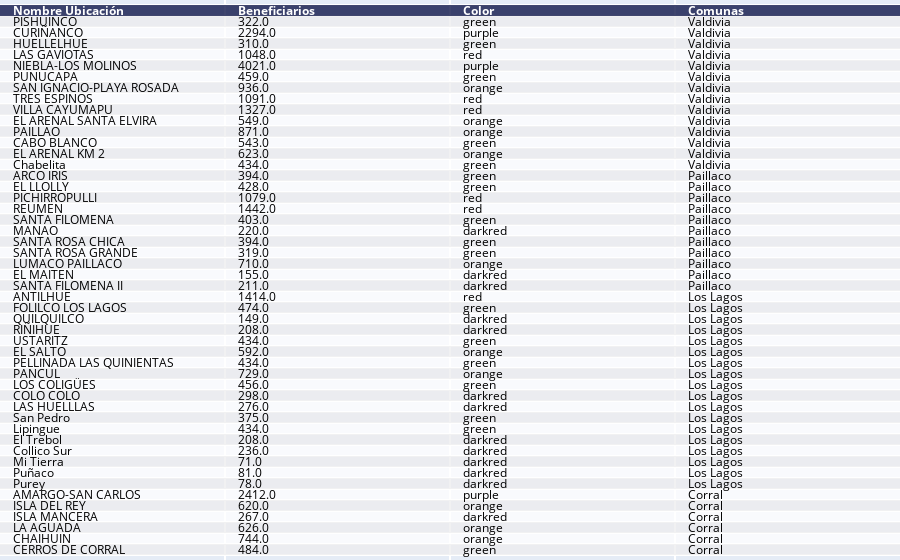

This figure's notebook cell:
### Code cell
import pandas as pd
import plotly.figure_factory as ff

#Creación de tabla
tabla = pd.DataFrame()
tabla['Nombre Ubicación'] = None
tabla['Beneficiarios']=None
tabla['Color']=None
tabla['Comunas']=None

#Recopilación de datos
datos_comunas_valdivia=list(datos.iloc[1963:1977,3])
datos_comunas_paillaco=list(datos.iloc[1919:1930,3])
datos_comunas_loslagos=list(datos.iloc[1885:1903,3])
datos_comunas_corral=list(datos.iloc[1873:1879,3])
datos_comunas=datos_comunas_valdivia+datos_comunas_paillaco+datos_comunas_loslagos+datos_comunas_corral

#Se agregan datos a la tabla
tabla['Nombre Ubicación'] = nombres
tabla['Beneficiarios'] = beneficiarios
tabla['Color'] = color_beneficiario
tabla['Comunas'] = datos_comunas


ff.create_table(tabla)

### Figure 1 — Plotly figure (JSON) as saved in the notebook; plotly's stock layout.template omitted (floating-point values rounded to 4 significant figures; data arrays with more than 128 entries replaced by an {"elided": "..."} marker saying what was removed)
{"data": [{"colorscale": [[0, "#00083e"], [0.5, "#ededee"], [1, "#ffffff"]], "hoverinfo": "none", "opacity": 0.75, "showscale": false, "type": "heatmap", "z": {"elided": "50x4 float values"}}], "layout": {"annotations": [{"align": "left", "font": {"color": "#ffffff"}, "showarrow": false, "text": "<b>Nombre Ubicación</b>", "x": -0.45, "xanchor": "left", "xref": "x", "y": 0, "yref": "y"}, {"align": "left", "font": {"color": "#ffffff"}, "showarrow": false, "text": "<b>Beneficiarios</b>", "x": 0.55, "xanchor": "left", "xref": "x", "y": 0, "yref": "y"}, {"align": "left", "font": {"color": "#ffffff"}, "showarrow": false, "text": "<b>Color</b>", "x": 1.55, "xanchor": "left", "xref": "x", "y": 0, "yref": "y"}, {"align": "left", "font": {"color": "#ffffff"}, "showarrow": false, "text": "<b>Comunas</b>", "x": 2.55, "xanchor": "left", "xref": "x", "y": 0, "yref": "y"}, {"align": "left", "font": {"color": "#000000"}, "showarrow": false, "text": "PISHUINCO", "x": -0.45, "xanchor": "left", "xref": "x", "y": 1, "yref": "y"}, {"align": "left", "font": {"color": "#000000"}, "showarrow": false, "text": "322.0", "x": 0.55, "xanchor": "left", "xref": "x", "y": 1, "yref": "y"}, {"align": "left", "font": {"color": "#000000"}, "showarrow": false, "text": "green", "x": 1.55, "xanchor": "left", "xref": "x", "y": 1, "yref": "y"}, {"align": "left", "font": {"color": "#000000"}, "showarrow": false, "text": "Valdivia", "x": 2.55, "xanchor": "left", "xref": "x", "y": 1, "yref": "y"}, {"align": "left", "font": {"color": "#000000"}, "showarrow": false, "text": "CURIÑANCO", "x": -0.45, "xanchor": "left", "xref": "x", "y": 2, "yref": "y"}, {"align": "left", "font": {"color": "#000000"}, "showarrow": false, "text": "2294.0", "x": 0.55, "xanchor": "left", "xref": "x", "y": 2, "yref": "y"}, {"align": "left", "font": {"color": "#000000"}, "showarrow": false, "text": "purple", "x": 1.55, "xanchor": "left", "xref": "x", "y": 2, "yref": "y"}, {"align": "left", "font": {"color": "#000000"}, "showarrow": false, "text": "Valdivia", "x": 2.55, "xanchor": "left", "xref": "x", "y": 2, "yref": "y"}, {"align": "left", "font": {"color": "#000000"}, "showarrow": false, "text": "HUELLELHUE", "x": -0.45, "xanchor": "left", "xref": "x", "y": 3, "yref": "y"}, {"align": "left", "font": {"color": "#000000"}, "showarrow": false, "text": "310.0", "x": 0.55, "xanchor": "left", "xref": "x", "y": 3, "yref": "y"}, {"align": "left", "font": {"color": "#000000"}, "showarrow": false, "text": "green", "x": 1.55, "xanchor": "left", "xref": "x", "y": 3, "yref": "y"}, {"align": "left", "font": {"color": "#000000"}, "showarrow": false, "text": "Valdivia", "x": 2.55, "xanchor": "left", "xref": "x", "y": 3, "yref": "y"}, {"align": "left", "font": {"color": "#000000"}, "showarrow": false, "text": "LAS GAVIOTAS", "x": -0.45, "xanchor": "left", "xref": "x", "y": 4, "yref": "y"}, {"align": "left", "font": {"color": "#000000"}, "showarrow": false, "text": "1048.0", "x": 0.55, "xanchor": "left", "xref": "x", "y": 4, "yref": "y"}, {"align": "left", "font": {"color": "#000000"}, "showarrow": false, "text": "red", "x": 1.55, "xanchor": "left", "xref": "x", "y": 4, "yref": "y"}, {"align": "left", "font": {"color": "#000000"}, "showarrow": false, "text": "Valdivia", "x": 2.55, "xanchor": "left", "xref": "x", "y": 4, "yref": "y"}, {"align": "left", "font": {"color": "#000000"}, "showarrow": false, "text": "NIEBLA-LOS MOLINOS", "x": -0.45, "xanchor": "left", "xref": "x", "y": 5, "yref": "y"}, {"align": "left", "font": {"color": "#000000"}, "showarrow": false, "text": "4021.0", "x": 0.55, "xanchor": "left", "xref": "x", "y": 5, "yref": "y"}, {"align": "left", "font": {"color": "#000000"}, "showarrow": false, "text": "purple", "x": 1.55, "xanchor": "left", "xref": "x", "y": 5, "yref": "y"}, {"align": "left", "font": {"color": "#000000"}, "showarrow": false, "text": "Valdivia", "x": 2.55, "xanchor": "left", "xref": "x", "y": 5, "yref": "y"}, {"align": "left", "font": {"color": "#000000"}, "showarrow": false, "text": "PUNUCAPA", "x": -0.45, "xanchor": "left", "xref": "x", "y": 6, "yref": "y"}, {"align": "left", "font": {"color": "#000000"}, "showarrow": false, "text": "459.0", "x": 0.55, "xanchor": "left", "xref": "x", "y": 6, "yref": "y"}, {"align": "left", "font": {"color": "#000000"}, "showarrow": false, "text": "green", "x": 1.55, "xanchor": "left", "xref": "x", "y": 6, "yref": "y"}, {"align": "left", "font": {"color": "#000000"}, "showarrow": false, "text": "Valdivia", "x": 2.55, "xanchor": "left", "xref": "x", "y": 6, "yref": "y"}, {"align": "left", "font": {"color": "#000000"}, "showarrow": false, "text": "SAN IGNACIO-PLAYA ROSADA", "x": -0.45, "xanchor": "left", "xref": "x", "y": 7, "yref": "y"}, {"align": "left", "font": {"color": "#000000"}, "showarrow": false, "text": "936.0", "x": 0.55, "xanchor": "left", "xref": "x", "y": 7, "yref": "y"}, {"align": "left", "font": {"color": "#000000"}, "showarrow": false, "text": "orange", "x": 1.55, "xanchor": "left", "xref": "x", "y": 7, "yref": "y"}, {"align": "left", "font": {"color": "#000000"}, "showarrow": false, "text": "Valdivia", "x": 2.55, "xanchor": "left", "xref": "x", "y": 7, "yref": "y"}, {"align": "left", "font": {"color": "#000000"}, "showarrow": false, "text": "TRES ESPINOS", "x": -0.45, "xanchor": "left", "xref": "x", "y": 8, "yref": "y"}, {"align": "left", "font": {"color": "#000000"}, "showarrow": false, "text": "1091.0", "x": 0.55, "xanchor": "left", "xref": "x", "y": 8, "yref": "y"}, {"align": "left", "font": {"color": "#000000"}, "showarrow": false, "text": "red", "x": 1.55, "xanchor": "left", "xref": "x", "y": 8, "yref": "y"}, {"align": "left", "font": {"color": "#000000"}, "showarrow": false, "text": "Valdivia", "x": 2.55, "xanchor": "left", "xref": "x", "y": 8, "yref": "y"}, {"align": "left", "font": {"color": "#000000"}, "showarrow": false, "text": "VILLA CAYUMAPU", "x": -0.45, "xanchor": "left", "xref": "x", "y": 9, "yref": "y"}, {"align": "left", "font": {"color": "#000000"}, "showarrow": false, "text": "1327.0", "x": 0.55, "xanchor": "left", "xref": "x", "y": 9, "yref": "y"}, {"align": "left", "font": {"color": "#000000"}, "showarrow": false, "text": "red", "x": 1.55, "xanchor": "left", "xref": "x", "y": 9, "yref": "y"}, {"align": "left", "font": {"color": "#000000"}, "showarrow": false, "text": "Valdivia", "x": 2.55, "xanchor": "left", "xref": "x", "y": 9, "yref": "y"}, {"align": "left", "font": {"color": "#000000"}, "showarrow": false, "text": "EL ARENAL SANTA ELVIRA", "x": -0.45, "xanchor": "left", "xref": "x", "y": 10, "yref": "y"}, {"align": "left", "font": {"color": "#000000"}, "showarrow": false, "text": "549.0", "x": 0.55, "xanchor": "left", "xref": "x", "y": 10, "yref": "y"}, {"align": "left", "font": {"color": "#000000"}, "showarrow": false, "text": "orange", "x": 1.55, "xanchor": "left", "xref": "x", "y": 10, "yref": "y"}, {"align": "left", "font": {"color": "#000000"}, "showarrow": false, "text": "Valdivia", "x": 2.55, "xanchor": "left", "xref": "x", "y": 10, "yref": "y"}, {"align": "left", "font": {"color": "#000000"}, "showarrow": false, "text": "PAILLAO", "x": -0.45, "xanchor": "left", "xref": "x", "y": 11, "yref": "y"}, {"align": "left", "font": {"color": "#000000"}, "showarrow": false, "text": "871.0", "x": 0.55, "xanchor": "left", "xref": "x", "y": 11, "yref": "y"}, {"align": "left", "font": {"color": "#000000"}, "showarrow": false, "text": "orange", "x": 1.55, "xanchor": "left", "xref": "x", "y": 11, "yref": "y"}, {"align": "left", "font": {"color": "#000000"}, "showarrow": false, "text": "Valdivia", "x": 2.55, "xanchor": "left", "xref": "x", "y": 11, "yref": "y"}, {"align": "left", "font": {"color": "#000000"}, "showarrow": false, "text": "CABO BLANCO", "x": -0.45, "xanchor": "left", "xref": "x", "y": 12, "yref": "y"}, {"align": "left", "font": {"color": "#000000"}, "showarrow": false, "text": "543.0", "x": 0.55, "xanchor": "left", "xref": "x", "y": 12, "yref": "y"}, {"align": "left", "font": {"color": "#000000"}, "showarrow": false, "text": "green", "x": 1.55, "xanchor": "left", "xref": "x", "y": 12, "yref": "y"}, {"align": "left", "font": {"color": "#000000"}, "showarrow": false, "text": "Valdivia", "x": 2.55, "xanchor": "left", "xref": "x", "y": 12, "yref": "y"}, {"align": "left", "font": {"color": "#000000"}, "showarrow": false, "text": "EL ARENAL KM 2", "x": -0.45, "xanchor": "left", "xref": "x", "y": 13, "yref": "y"}, {"align": "left", "font": {"color": "#000000"}, "showarrow": false, "text": "623.0", "x": 0.55, "xanchor": "left", "xref": "x", "y": 13, "yref": "y"}, {"align": "left", "font": {"color": "#000000"}, "showarrow": false, "text": "orange", "x": 1.55, "xanchor": "left", "xref": "x", "y": 13, "yref": "y"}, {"align": "left", "font": {"color": "#000000"}, "showarrow": false, "text": "Valdivia", "x": 2.55, "xanchor": "left", "xref": "x", "y": 13, "yref": "y"}, {"align": "left", "font": {"color": "#000000"}, "showarrow": false, "text": "Chabelita", "x": -0.45, "xanchor": "left", "xref": "x", "y": 14, "yref": "y"}, {"align": "left", "font": {"color": "#000000"}, "showarrow": false, "text": "434.0", "x": 0.55, "xanchor": "left", "xref": "x", "y": 14, "yref": "y"}, {"align": "left", "font": {"color": "#000000"}, "showarrow": false, "text": "green", "x": 1.55, "xanchor": "left", "xref": "x", "y": 14, "yref": "y"}, {"align": "left", "font": {"color": "#000000"}, "showarrow": false, "text": "Valdivia", "x": 2.55, "xanchor": "left", "xref": "x", "y": 14, "yref": "y"}, {"align": "left", "font": {"color": "#000000"}, "showarrow": false, "text": "ARCO IRIS", "x": -0.45, "xanchor": "left", "xref": "x", "y": 15, "yref": "y"}, {"align": "left", "font": {"color": "#000000"}, "showarrow": false, "text": "394.0", "x": 0.55, "xanchor": "left", "xref": "x", "y": 15, "yref": "y"}, {"align": "left", "font": {"color": "#000000"}, "showarrow": false, "text": "green", "x": 1.55, "xanchor": "left", "xref": "x", "y": 15, "yref": "y"}, {"align": "left", "font": {"color": "#000000"}, "showarrow": false, "text": "Paillaco", "x": 2.55, "xanchor": "left", "xref": "x", "y": 15, "yref": "y"}, {"align": "left", "font": {"color": "#000000"}, "showarrow": false, "text": "EL LLOLLY", "x": -0.45, "xanchor": "left", "xref": "x", "y": 16, "yref": "y"}, {"align": "left", "font": {"color": "#000000"}, "showarrow": false, "text": "428.0", "x": 0.55, "xanchor": "left", "xref": "x", "y": 16, "yref": "y"}, {"align": "left", "font": {"color": "#000000"}, "showarrow": false, "text": "green", "x": 1.55, "xanchor": "left", "xref": "x", "y": 16, "yref": "y"}, {"align": "left", "font": {"color": "#000000"}, "showarrow": false, "text": "Paillaco", "x": 2.55, "xanchor": "left", "xref": "x", "y": 16, "yref": "y"}, {"align": "left", "font": {"color": "#000000"}, "showarrow": false, "text": "PICHIRROPULLI", "x": -0.45, "xanchor": "left", "xref": "x", "y": 17, "yref": "y"}, {"align": "left", "font": {"color": "#000000"}, "showarrow": false, "text": "1079.0", "x": 0.55, "xanchor": "left", "xref": "x", "y": 17, "yref": "y"}, {"align": "left", "font": {"color": "#000000"}, "showarrow": false, "text": "red", "x": 1.55, "xanchor": "left", "xref": "x", "y": 17, "yref": "y"}, {"align": "left", "font": {"color": "#000000"}, "showarrow": false, "text": "Paillaco", "x": 2.55, "xanchor": "left", "xref": "x", "y": 17, "yref": "y"}, {"align": "left", "font": {"color": "#000000"}, "showarrow": false, "text": "REUMEN", "x": -0.45, "xanchor": "left", "xref": "x", "y": 18, "yref": "y"}, {"align": "left", "font": {"color": "#000000"}, "showarrow": false, "text": "1442.0", "x": 0.55, "xanchor": "left", "xref": "x", "y": 18, "yref": "y"}, {"align": "left", "font": {"color": "#000000"}, "showarrow": false, "text": "red", "x": 1.55, "xanchor": "left", "xref": "x", "y": 18, "yref": "y"}, {"align": "left", "font": {"color": "#000000"}, "showarrow": false, "text": "Paillaco", "x": 2.55, "xanchor": "left", "xref": "x", "y": 18, "yref": "y"}, {"align": "left", "font": {"color": "#000000"}, "showarrow": false, "text": "SANTA FILOMENA", "x": -0.45, "xanchor": "left", "xref": "x", "y": 19, "yref": "y"}, {"align": "left", "font": {"color": "#000000"}, "showarrow": false, "text": "403.0", "x": 0.55, "xanchor": "left", "xref": "x", "y": 19, "yref": "y"}, {"align": "left", "font": {"color": "#000000"}, "showarrow": false, "text": "green", "x": 1.55, "xanchor": "left", "xref": "x", "y": 19, "yref": "y"}, {"align": "left", "font": {"color": "#000000"}, "showarrow": false, "text": "Paillaco", "x": 2.55, "xanchor": "left", "xref": "x", "y": 19, "yref": "y"}, {"align": "left", "font": {"color": "#000000"}, "showarrow": false, "text": "MANAO", "x": -0.45, "xanchor": "left", "xref": "x", "y": 20, "yref": "y"}, {"align": "left", "font": {"color": "#000000"}, "showarrow": false, "text": "220.0", "x": 0.55, "xanchor": "left", "xref": "x", "y": 20, "yref": "y"}, {"align": "left", "font": {"color": "#000000"}, "showarrow": false, "text": "darkred", "x": 1.55, "xanchor": "left", "xref": "x", "y": 20, "yref": "y"}, {"align": "left", "font": {"color": "#000000"}, "showarrow": false, "text": "Paillaco", "x": 2.55, "xanchor": "left", "xref": "x", "y": 20, "yref": "y"}, {"align": "left", "font": {"color": "#000000"}, "showarrow": false, "text": "SANTA ROSA CHICA", "x": -0.45, "xanchor": "left", "xref": "x", "y": 21, "yref": "y"}, {"align": "left", "font": {"color": "#000000"}, "showarrow": false, "text": "394.0", "x": 0.55, "xanchor": "left", "xref": "x", "y": 21, "yref": "y"}, {"align": "left", "font": {"color": "#000000"}, "showarrow": false, "text": "green", "x": 1.55, "xanchor": "left", "xref": "x", "y": 21, "yref": "y"}, {"align": "left", "font": {"color": "#000000"}, "showarrow": false, "text": "Paillaco", "x": 2.55, "xanchor": "left", "xref": "x", "y": 21, "yref": "y"}, {"align": "left", "font": {"color": "#000000"}, "showarrow": false, "text": "SANTA ROSA GRANDE", "x": -0.45, "xanchor": "left", "xref": "x", "y": 22, "yref": "y"}, {"align": "left", "font": {"color": "#000000"}, "showarrow": false, "text": "319.0", "x": 0.55, "xanchor": "left", "xref": "x", "y": 22, "yref": "y"}, {"align": "left", "font": {"color": "#000000"}, "showarrow": false, "text": "green", "x": 1.55, "xanchor": "left", "xref": "x", "y": 22, "yref": "y"}, {"align": "left", "font": {"color": "#000000"}, "showarrow": false, "text": "Paillaco", "x": 2.55, "xanchor": "left", "xref": "x", "y": 22, "yref": "y"}, {"align": "left", "font": {"color": "#000000"}, "showarrow": false, "text": "LUMACO PAILLACO", "x": -0.45, "xanchor": "left", "xref": "x", "y": 23, "yref": "y"}, {"align": "left", "font": {"color": "#000000"}, "showarrow": false, "text": "710.0", "x": 0.55, "xanchor": "left", "xref": "x", "y": 23, "yref": "y"}, {"align": "left", "font": {"color": "#000000"}, "showarrow": false, "text": "orange", "x": 1.55, "xanchor": "left", "xref": "x", "y": 23, "yref": "y"}, {"align": "left", "font": {"color": "#000000"}, "showarrow": false, "text": "Paillaco", "x": 2.55, "xanchor": "left", "xref": "x", "y": 23, "yref": "y"}, {"align": "left", "font": {"color": "#000000"}, "showarrow": false, "text": "EL MAITEN", "x": -0.45, "xanchor": "left", "xref": "x", "y": 24, "yref": "y"}, {"align": "left", "font": {"color": "#000000"}, "showarrow": false, "text": "155.0", "x": 0.55, "xanchor": "left", "xref": "x", "y": 24, "yref": "y"}, {"align": "left", "font": {"color": "#000000"}, "showarrow": false, "text": "darkred", "x": 1.55, "xanchor": "left", "xref": "x", "y": 24, "yref": "y"}, {"align": "left", "font": {"color": "#000000"}, "showarrow": false, "text": "Paillaco", "x": 2.55, "xanchor": "left", "xref": "x", "y": 24, "yref": "y"}, {"align": "left", "font": {"color": "#000000"}, "showarrow": false, "text": "SANTA FILOMENA II", "x": -0.45, "xanchor": "left", "xref": "x", "y": 25, "yref": "y"}, {"align": "left", "font": {"color": "#000000"}, "showarrow": false, "text": "211.0", "x": 0.55, "xanchor": "left", "xref": "x", "y": 25, "yref": "y"}, {"align": "left", "font": {"color": "#000000"}, "showarrow": false, "text": "darkred", "x": 1.55, "xanchor": "left", "xref": "x", "y": 25, "yref": "y"}, {"align": "left", "font": {"color": "#000000"}, "showarrow": false, "text": "Paillaco", "x": 2.55, "xanchor": "left", "xref": "x", "y": 25, "yref": "y"}, {"align": "left", "font": {"color": "#000000"}, "showarrow": false, "text": "ANTILHUE", "x": -0.45, "xanchor": "left", "xref": "x", "y": 26, "yref": "y"}, {"align": "left", "font": {"color": "#000000"}, "showarrow": false, "text": "1414.0", "x": 0.55, "xanchor": "left", "xref": "x", "y": 26, "yref": "y"}, {"align": "left", "font": {"color": "#000000"}, "showarrow": false, "text": "red", "x": 1.55, "xanchor": "left", "xref": "x", "y": 26, "yref": "y"}, {"align": "left", "font": {"color": "#000000"}, "showarrow": false, "text": "Los Lagos", "x": 2.55, "xanchor": "left", "xref": "x", "y": 26, "yref": "y"}, {"align": "left", "font": {"color": "#000000"}, "showarrow": false, "text": "FOLILCO LOS LAGOS", "x": -0.45, "xanchor": "left", "xref": "x", "y": 27, "yref": "y"}, {"align": "left", "font": {"color": "#000000"}, "showarrow": false, "text": "474.0", "x": 0.55, "xanchor": "left", "xref": "x", "y": 27, "yref": "y"}, {"align": "left", "font": {"color": "#000000"}, "showarrow": false, "text": "green", "x": 1.55, "xanchor": "left", "xref": "x", "y": 27, "yref": "y"}, {"align": "left", "font": {"color": "#000000"}, "showarrow": false, "text": "Los Lagos", "x": 2.55, "xanchor": "left", "xref": "x", "y": 27, "yref": "y"}, {"align": "left", "font": {"color": "#000000"}, "showarrow": false, "text": "QUILQUILCO", "x": -0.45, "xanchor": "left", "xref": "x", "y": 28, "yref": "y"}, {"align": "left", "font": {"color": "#000000"}, "showarrow": false, "text": "149.0", "x": 0.55, "xanchor": "left", "xref": "x", "y": 28, "yref": "y"}, {"align": "left", "font": {"color": "#000000"}, "showarrow": false, "text": "darkred", "x": 1.55, "xanchor": "left", "xref": "x", "y": 28, "yref": "y"}, {"align": "left", "font": {"color": "#000000"}, "showarrow": false, "text": "Los Lagos", "x": 2.55, "xanchor": "left", "xref": "x", "y": 28, "yref": "y"}, {"align": "left", "font": {"color": "#000000"}, "showarrow": false, "text": "RIÑIHUE", "x": -0.45, "xanchor": "left", "xref": "x", "y": 29, "yref": "y"}, {"align": "left", "font": {"color": "#000000"}, "showarrow": false, "text": "208.0", "x": 0.55, "xanchor": "left", "xref": "x", "y": 29, "yref": "y"}, {"align": "left", "font": {"color": "#000000"}, "showarrow": false, "text": "darkred", "x": 1.55, "xanchor": "left", "xref": "x", "y": 29, "yref": "y"}, {"align": "left", "font": {"color": "#000000"}, "showarrow": false, "text": "Los Lagos", "x": 2.55, "xanchor": "left", "xref": "x", "y": 29, "yref": "y"}, {"align": "left", "font": {"color": "#000000"}, "showarrow": false, "text": "USTARITZ", "x": -0.45, "xanchor": "left", "xref": "x", "y": 30, "yref": "y"}, {"align": "left", "font": {"color": "#000000"}, "showarrow": false, "text": "434.0", "x": 0.55, "xanchor": "left", "xref": "x", "y": 30, "yref": "y"}, {"align": "left", "font": {"color": "#000000"}, "showarrow": false, "text": "green", "x": 1.55, "xanchor": "left", "xref": "x", "y": 30, "yref": "y"}, {"align": "left", "font": {"color": "#000000"}, "showarrow": false, "text": "Los Lagos", "x": 2.55, "xanchor": "left", "xref": "x", "y": 30, "yref": "y"}, {"align": "left", "font": {"color": "#000000"}, "showarrow": false, "text": "EL SALTO", "x": -0.45, "xanchor": "left", "xref": "x", "y": 31, "yref": "y"}, {"align": "left", "font": {"color": "#000000"}, "showarrow": false, "text": "592.0", "x": 0.55, "xanchor": "left", "xref": "x", "y": 31, "yref": "y"}, {"align": "left", "font": {"color": "#000000"}, "showarrow": false, "text": "orange", "x": 1.55, "xanchor": "left", "xref": "x", "y": 31, "yref": "y"}, {"align": "left", "font": {"color": "#000000"}, "showarrow": false, "text": "Los Lagos", "x": 2.55, "xanchor": "left", "xref": "x", "y": 31, "yref": "y"}, {"align": "left", "font": {"color": "#000000"}, "showarrow": false, "text": "PELLINADA LAS QUINIENTAS", "x": -0.45, "xanchor": "left", "xref": "x", "y": 32, "yref": "y"}, {"align": "left", "font": {"color": "#000000"}, "showarrow": false, "text": "434.0", "x": 0.55, "xanchor": "left", "xref": "x", "y": 32, "yref": "y"}, {"align": "left", "font": {"color": "#000000"}, "showarrow": false, "text": "green", "x": 1.55, "xanchor": "left", "xref": "x", "y": 32, "yref": "y"}, {"align": "left", "font": {"color": "#000000"}, "showarrow": false, "text": "Los Lagos", "x": 2.55, "xanchor": "left", "xref": "x", "y": 32, "yref": "y"}, {"align": "left", "font": {"color": "#000000"}, "showarrow": false, "text": "PANCUL", "x": -0.45, "xanchor": "left", "xref": "x", "y": 33, "yref": "y"}, {"align": "left", "font": {"color": "#000000"}, "showarrow": false, "text": "729.0", "x": 0.55, "xanchor": "left", "xref": "x", "y": 33, "yref": "y"}, {"align": "left", "font": {"color": "#000000"}, "showarrow": false, "text": "orange", "x": 1.55, "xanchor": "left", "xref": "x", "y": 33, "yref": "y"}, {"align": "left", "font": {"color": "#000000"}, "showarrow": false, "text": "Los Lagos", "x": 2.55, "xanchor": "left", "xref": "x", "y": 33, "yref": "y"}, {"align": "left", "font": {"color": "#000000"}, "showarrow": false, "text": "LOS COLIGÜES", "x": -0.45, "xanchor": "left", "xref": "x", "y": 34, "yref": "y"}, {"align": "left", "font": {"color": "#000000"}, "showarrow": false, "text": "456.0", "x": 0.55, "xanchor": "left", "xref": "x", "y": 34, "yref": "y"}, {"align": "left", "font": {"color": "#000000"}, "showarrow": false, "text": "green", "x": 1.55, "xanchor": "left", "xref": "x", "y": 34, "yref": "y"}, {"align": "left", "font": {"color": "#000000"}, "showarrow": false, "text": "Los Lagos", "x": 2.55, "xanchor": "left", "xref": "x", "y": 34, "yref": "y"}, {"align": "left", "font": {"color": "#000000"}, "showarrow": false, "text": "COLO COLO", "x": -0.45, "xanchor": "left", "xref": "x", "y": 35, "yref": "y"}, {"align": "left", "font": {"color": "#000000"}, "showarrow": false, "text": "298.0", "x": 0.55, "xanchor": "left", "xref": "x", "y": 35, "yref": "y"}, {"align": "left", "font": {"color": "#000000"}, "showarrow": false, "text": "darkred", "x": 1.55, "xanchor": "left", "xref": "x", "y": 35, "yref": "y"}, {"align": "left", "font": {"color": "#000000"}, "showarrow": false, "text": "Los Lagos", "x": 2.55, "xanchor": "left", "xref": "x", "y": 35, "yref": "y"}, {"align": "left", "font": {"color": "#000000"}, "showarrow": false, "text": "LAS HUELLLAS", "x": -0.45, "xanchor": "left", "xref": "x", "y": 36, "yref": "y"}, {"align": "left", "font": {"color": "#000000"}, "showarrow": false, "text": "276.0", "x": 0.55, "xanchor": "left", "xref": "x", "y": 36, "yref": "y"}, {"align": "left", "font": {"color": "#000000"}, "showarrow": false, "text": "darkred", "x": 1.55, "xanchor": "left", "xref": "x", "y": 36, "yref": "y"}, {"align": "left", "font": {"color": "#000000"}, "showarrow": false, "text": "Los Lagos", "x": 2.55, "xanchor": "left", "xref": "x", "y": 36, "yref": "y"}, {"align": "left", "font": {"color": "#000000"}, "showarrow": false, "text": "San Pedro", "x": -0.45, "xanchor": "left", "xref": "x", "y": 37, "yref": "y"}, {"align": "left", "font": {"color": "#000000"}, "showarrow": false, "text": "375.0", "x": 0.55, "xanchor": "left", "xref": "x", "y": 37, "yref": "y"}, {"align": "left", "font": {"color": "#000000"}, "showarrow": false, "text": "green", "x": 1.55, "xanchor": "left", "xref": "x", "y": 37, "yref": "y"}, {"align": "left", "font": {"color": "#000000"}, "showarrow": false, "text": "Los Lagos", "x": 2.55, "xanchor": "left", "xref": "x", "y": 37, "yref": "y"}, {"align": "left", "font": {"color": "#000000"}, "showarrow": false, "text": "Lipingue", "x": -0.45, "xanchor": "left", "xref": "x", "y": 38, "yref": "y"}, {"align": "left", "font": {"color": "#000000"}, "showarrow": false, "text": "434.0", "x": 0.55, "xanchor": "left", "xref": "x", "y": 38, "yref": "y"}, {"align": "left", "font": {"color": "#000000"}, "showarrow": false, "text": "green", "x": 1.55, "xanchor": "left", "xref": "x", "y": 38, "yref": "y"}, {"align": "left", "font": {"color": "#000000"}, "showarrow": false, "text": "Los Lagos", "x": 2.55, "xanchor": "left", "xref": "x", "y": 38, "yref": "y"}, {"align": "left", "font": {"color": "#000000"}, "showarrow": false, "text": "El Trebol", "x": -0.45, "xanchor": "left", "xref": "x", "y": 39, "yref": "y"}, {"align": "left", "font": {"color": "#000000"}, "showarrow": false, "text": "208.0", "x": 0.55, "xanchor": "left", "xref": "x", "y": 39, "yref": "y"}, {"align": "left", "font": {"color": "#000000"}, "showarrow": false, "text": "darkred", "x": 1.55, "xanchor": "left", "xref": "x", "y": 39, "yref": "y"}, {"align": "left", "font": {"color": "#000000"}, "showarrow": false, "text": "Los Lagos", "x": 2.55, "xanchor": "left", "xref": "x", "y": 39, "yref": "y"}, {"align": "left", "font": {"color": "#000000"}, "showarrow": false, "text": "Collico Sur", "x": -0.45, "xanchor": "left", "xref": "x", "y": 40, "yref": "y"}, {"align": "left", "font": {"color": "#000000"}, "showarrow": false, "text": "236.0", "x": 0.55, "xanchor": "left", "xref": "x", "y": 40, "yref": "y"}, {"align": "left", "font": {"color": "#000000"}, "showarrow": false, "text": "darkred", "x": 1.55, "xanchor": "left", "xref": "x", "y": 40, "yref": "y"}, {"align": "left", "font": {"color": "#000000"}, "showarrow": false, "text": "Los Lagos", "x": 2.55, "xanchor": "left", "xref": "x", "y": 40, "yref": "y"}, {"align": "left", "font": {"color": "#000000"}, "showarrow": false, "text": "Mi Tierra", "x": -0.45, "xanchor": "left", "xref": "x", "y": 41, "yref": "y"}, {"align": "left", "font": {"color": "#000000"}, "showarrow": false, "text": "71.0", "x": 0.55, "xanchor": "left", "xref": "x", "y": 41, "yref": "y"}, {"align": "left", "font": {"color": "#000000"}, "showarrow": false, "text": "darkred", "x": 1.55, "xanchor": "left", "xref": "x", "y": 41, "yref": "y"}, {"align": "left", "font": {"color": "#000000"}, "showarrow": false, "text": "Los Lagos", "x": 2.55, "xanchor": "left", "xref": "x", "y": 41, "yref": "y"}, {"align": "left", "font": {"color": "#000000"}, "showarrow": false, "text": "Puñaco", "x": -0.45, "xanchor": "left", "xref": "x", "y": 42, "yref": "y"}, {"align": "left", "font": {"color": "#000000"}, "showarrow": false, "text": "81.0", "x": 0.55, "xanchor": "left", "xref": "x", "y": 42, "yref": "y"}, {"align": "left", "font": {"color": "#000000"}, "showarrow": false, "text": "darkred", "x": 1.55, "xanchor": "left", "xref": "x", "y": 42, "yref": "y"}, {"align": "left", "font": {"color": "#000000"}, "showarrow": false, "text": "Los Lagos", "x": 2.55, "xanchor": "left", "xref": "x", "y": 42, "yref": "y"}, {"align": "left", "font": {"color": "#000000"}, "showarrow": false, "text": "Purey", "x": -0.45, "xanchor": "left", "xref": "x", "y": 43, "yref": "y"}, {"align": "left", "font": {"color": "#000000"}, "showarrow": false, "text": "78.0", "x": 0.55, "xanchor": "left", "xref": "x", "y": 43, "yref": "y"}, {"align": "left", "font": {"color": "#000000"}, "showarrow": false, "text": "darkred", "x": 1.55, "xanchor": "left", "xref": "x", "y": 43, "yref": "y"}, {"align": "left", "font": {"color": "#000000"}, "showarrow": false, "text": "Los Lagos", "x": 2.55, "xanchor": "left", "xref": "x", "y": 43, "yref": "y"}, {"align": "left", "font": {"color": "#000000"}, "showarrow": false, "text": "AMARGO-SAN CARLOS", "x": -0.45, "xanchor": "left", "xref": "x", "y": 44, "yref": "y"}, {"align": "left", "font": {"color": "#000000"}, "showarrow": false, "text": "2412.0", "x": 0.55, "xanchor": "left", "xref": "x", "y": 44, "yref": "y"}, {"align": "left", "font": {"color": "#000000"}, "showarrow": false, "text": "purple", "x": 1.55, "xanchor": "left", "xref": "x", "y": 44, "yref": "y"}, {"align": "left", "font": {"color": "#000000"}, "showarrow": false, "text": "Corral", "x": 2.55, "xanchor": "left", "xref": "x", "y": 44, "yref": "y"}, {"align": "left", "font": {"color": "#000000"}, "showarrow": false, "text": "ISLA DEL REY", "x": -0.45, "xanchor": "left", "xref": "x", "y": 45, "yref": "y"}, {"align": "left", "font": {"color": "#000000"}, "showarrow": false, "text": "620.0", "x": 0.55, "xanchor": "left", "xref": "x", "y": 45, "yref": "y"}, {"align": "left", "font": {"color": "#000000"}, "showarrow": false, "text": "orange", "x": 1.55, "xanchor": "left", "xref": "x", "y": 45, "yref": "y"}, {"align": "left", "font": {"color": "#000000"}, "showarrow": false, "text": "Corral", "x": 2.55, "xanchor": "left", "xref": "x", "y": 45, "yref": "y"}, {"align": "left", "font": {"color": "#000000"}, "showarrow": false, "text": "ISLA MANCERA", "x": -0.45, "xanchor": "left", "xref": "x", "y": 46, "yref": "y"}, {"align": "left", "font": {"color": "#000000"}, "showarrow": false, "text": "267.0", "x": 0.55, "xanchor": "left", "xref": "x", "y": 46, "yref": "y"}, {"align": "left", "font": {"color": "#000000"}, "showarrow": false, "text": "darkred", "x": 1.55, "xanchor": "left", "xref": "x", "y": 46, "yref": "y"}, {"align": "left", "font": {"color": "#000000"}, "showarrow": false, "text": "Corral", "x": 2.55, "xanchor": "left", "xref": "x", "y": 46, "yref": "y"}, {"align": "left", "font": {"color": "#000000"}, "showarrow": false, "text": "LA AGUADA", "x": -0.45, "xanchor": "left", "xref": "x", "y": 47, "yref": "y"}, {"align": "left", "font": {"color": "#000000"}, "showarrow": false, "text": "626.0", "x": 0.55, "xanchor": "left", "xref": "x", "y": 47, "yref": "y"}, {"align": "left", "font": {"color": "#000000"}, "showarrow": false, "text": "orange", "x": 1.55, "xanchor": "left", "xref": "x", "y": 47, "yref": "y"}, {"align": "left", "font": {"color": "#000000"}, "showarrow": false, "text": "Corral", "x": 2.55, "xanchor": "left", "xref": "x", "y": 47, "yref": "y"}, {"align": "left", "font": {"color": "#000000"}, "showarrow": false, "text": "CHAIHUIN", "x": -0.45, "xanchor": "left", "xref": "x", "y": 48, "yref": "y"}, {"align": "left", "font": {"color": "#000000"}, "showarrow": false, "text": "744.0", "x": 0.55, "xanchor": "left", "xref": "x", "y": 48, "yref": "y"}, {"align": "left", "font": {"color": "#000000"}, "showarrow": false, "text": "orange", "x": 1.55, "xanchor": "left", "xref": "x", "y": 48, "yref": "y"}, {"align": "left", "font": {"color": "#000000"}, "showarrow": false, "text": "Corral", "x": 2.55, "xanchor": "left", "xref": "x", "y": 48, "yref": "y"}, {"align": "left", "font": {"color": "#000000"}, "showarrow": false, "text": "CERROS DE CORRAL", "x": -0.45, "xanchor": "left", "xref": "x", "y": 49, "yref": "y"}, {"align": "left", "font": {"color": "#000000"}, "showarrow": false, "text": "484.0", "x": 0.55, "xanchor": "left", "xref": "x", "y": 49, "yref": "y"}, {"align": "left", "font": {"color": "#000000"}, "showarrow": false, "text": "green", "x": 1.55, "xanchor": "left", "xref": "x", "y": 49, "yref": "y"}, {"align": "left", "font": {"color": "#000000"}, "showarrow": false, "text": "Corral", "x": 2.55, "xanchor": "left", "xref": "x", "y": 49, "yref": "y"}], "autosize": true, "margin": {"b": 0, "l": 0, "r": 0, "t": 0}, "xaxis": {"autorange": true, "dtick": 1, "gridwidth": 2, "range": [-0.5, 3.5], "showticklabels": false, "tick0": -0.5, "ticks": "", "zeroline": false}, "yaxis": {"autorange": true, "dtick": 1, "gridwidth": 2, "range": [49.5, -0.5], "showticklabels": false, "tick0": 0.5, "ticks": "", "zeroline": false}}}
